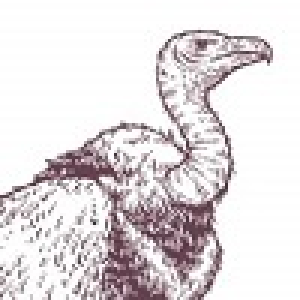
%> input picture kalkun1.jpeg, 100 x 100 px (shown 3 times larger)
$ octave JumlahCitra.m   (GNU Octave 9; MATLAB toolbox functions it lacks are replaced by stand-ins)
%> lines starting %> are read from the running program, lines starting %| are printed output that depends on the picture
clear;
P = imread('kalkun1.jpeg');
%> P is the input picture: size 100x100x3 uint8; mean R, G, B 225.7, 220.3, 222.4
figure(1), imshow(P);
Q = imread('kalkun2.jpeg');
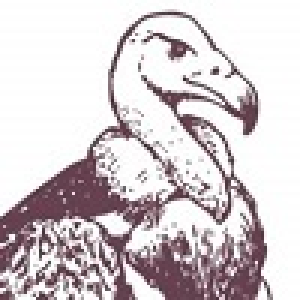
%> input picture kalkun2.jpeg, 100 x 100 px (shown 3 times larger)
%> Q is the input picture: size 100x100x3 uint8; mean R, G, B 212, 203.8, 207.2
figure(2), imshow(Q);
a = 0.5; b = 1 - a;
[N, M, K] = size(P);
%> N = 100; M = 100; K = 3
[N1, M1, K1] = size(Q);
%> N1 = 100; M1 = 100; K1 = 3
N = min(N,N1); M = min(M,M1); K = min(K, K1);
for n = 1 : N
    for m = 1 : M
        for k = 1 : K
            Citra_sum(n,m,k) = a*P(n,m,k) + b*Q(n,m,k);
        end
    end
end
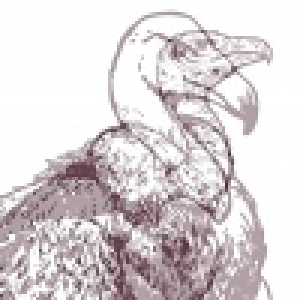
%> Citra_sum: size 100x100x3 uint8 (shown 3 times larger); mean R, G, B 219.2, 212.4, 215.2
figure(3), imshow(Citra_sum);
Citra_sum1 = a*P(1:N,1:M) + b*Q(1:N,1:M);
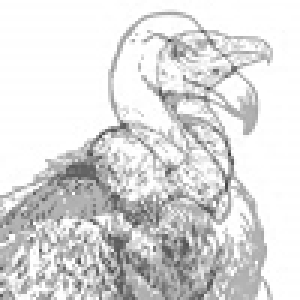
%> Citra_sum1: size 100x100 uint8 (shown 3 times larger); min 68, max 255, mean 219.2
figure(4), imshow(Citra_sum1);
